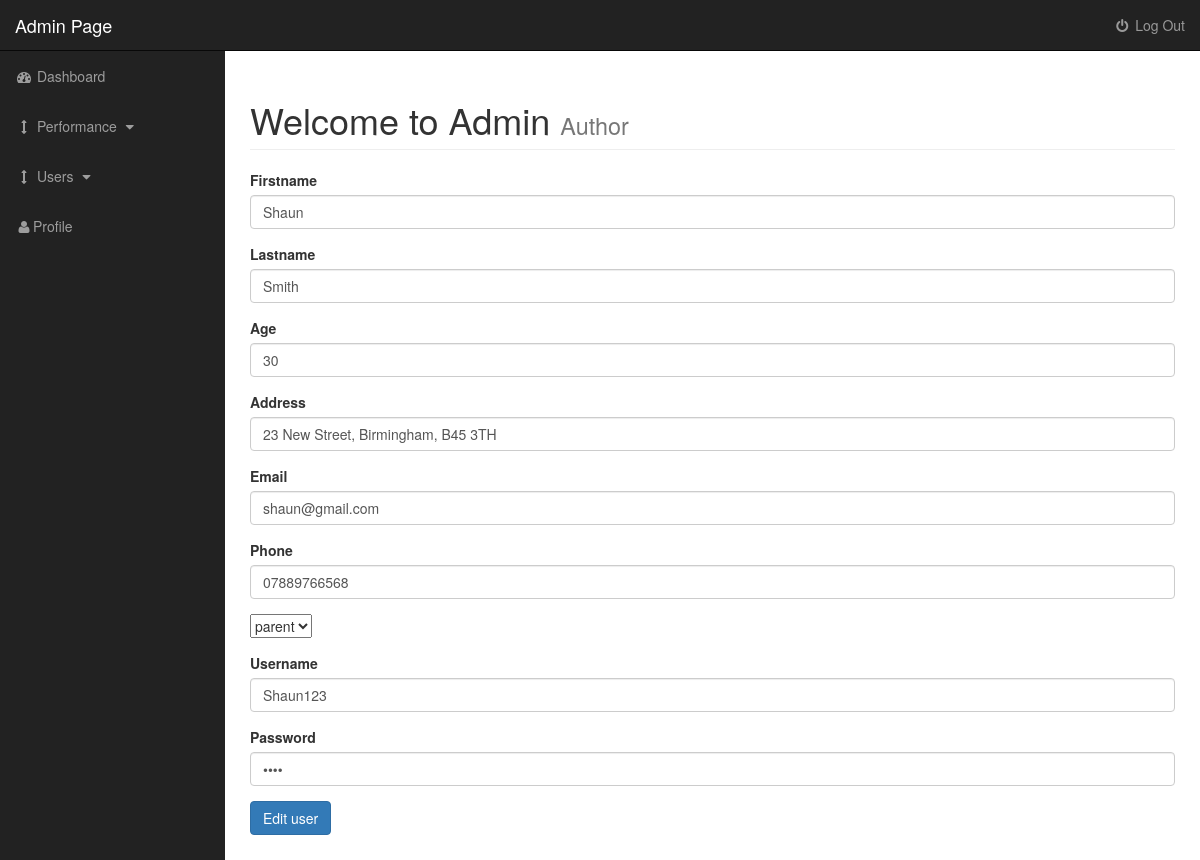
The app's page /admin/users.php?source=edit_user&edit_user=1 with its own data.
### tables this page shows
CREATE TABLE `users` (
  `user_id` int(3) NOT NULL,
  `username` varchar(255) NOT NULL,
  `user_password` varchar(255) NOT NULL,
  `user_firstname` varchar(255) NOT NULL,
  `user_lastname` varchar(255) NOT NULL,
  `user_age` int(11) NOT NULL,
  `user_address` text NOT NULL,
  `user_email` varchar(255) NOT NULL,
  `user_telephone` varchar(255) NOT NULL,
  `Date` date NOT NULL,
  `user_role` varchar(255) NOT NULL,
  `randSalt` varchar(255) NOT NULL DEFAULT '$2y$10$iusesomecrazystrings22'
);

### admin/includes/edit_user.php (the view, shortened to what this page needs)
<?php
if(isset($_GET['edit_user'])){
    $the_user_id = $_GET['edit_user'];
     $query = "SELECT * FROM users WHERE user_id = $the_user_id ";
     $select_users_query = mysqli_query($connection,$query);
       while($row = mysqli_fetch_assoc($select_users_query)){
       $username = $row['username'];
       $user_password = $row['user_password'];
       $user_firstname = $row['user_firstname'];
       $user_lastname= $row['user_lastname'];
       $user_age = $row['user_age'];
       $user_address = $row['user_address'];
       $user_email = $row['user_email'];
       $user_telephone = $row['user_telephone'];
       $user_role = $row['user_role'];
  }
}
?>
<form action="" method="post" enctype="multipart/form-data">
    <div class="form-group">
        <label for="title">Firstname</label>
        <input type="text" value="<?php echo $user_firstname; ?>" class="form-control" name="user_firstname">
    </div>
    <div class="form-group">
        <label for="title">Lastname</label>
        <input type="text" value="<?php echo $user_lastname; ?>" class="form-control" name="user_lastname">
    </div>
    <div class="form-group">
        <label for="title">Age</label>
        <input type="text" value="<?php echo $user_age; ?>" class="form-control" name="user_age">
    </div>
    <div class="form-group">
        <label for="title">Address</label>
        <input type="text" value="<?php echo $user_address; ?>" class="form-control" name="user_address">
    </div>
    <div class="form-group">
        <label for="title">Email</label>
        <input type="email" value="<?php echo $user_email; ?>" class="form-control" name="user_email">
    </div>
    <div class="form-group">
        <label for="title">Phone</label>
        <input type="phone" value="<?php echo $user_telephone; ?>" class="form-control" name="user_telephone">
    </div>
    <div class="form-group">
        <select name="user_role" id="">
          <option value="coach"><?php echo $user_role; ?></option>
        </select>
    </div>
    <div class="form-group">
        <label for="title">Username</label>
        <input type="text" value="<?php echo $username; ?>" class="form-control" name="username">
    </div>
    <div class="form-group">
        <label for="title">Password</label>
        <input type="password" value="<?php echo $user_password; ?>" class="form-control" name="user_password">
    </div>
    <div class="form-group">
        <input class="btn btn-primary" type="submit" name="edit_user" value="Edit user">
    </div>
</form>

### admin/css/sb-admin.css (style rules this page uses)
body { margin-top: 100px; background-color: #222; }
@media (min-width:768px) { body { margin-top: 50px; } }

### records on screen
users: user_firstname "Shaun", user_lastname "Smith", user_age "30", user_address "23 New Street, Birmingham, B45 3TH", user_email "shaun@gmail.com", user_telephone "07889766568", user_role "parent", username "Shaun123"
